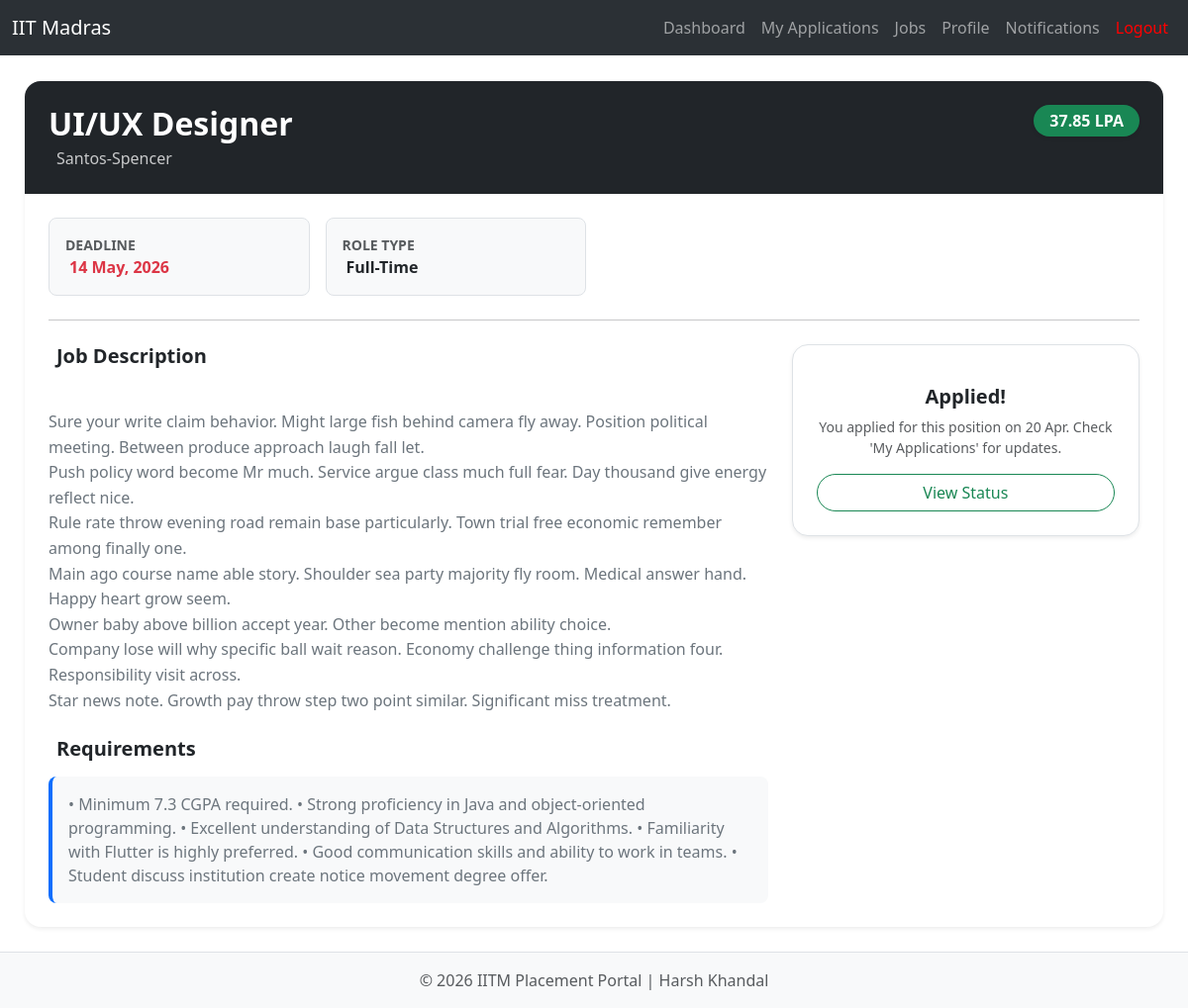
Screenshot of /job_view/1 (signed in) with the database file from the repository.
### main/models/drive.py (models this page shows)
class Drive(db.Model):
    __tablename__='drive'
    id = db.Column(db.Integer, primary_key=True)
    company_id = db.Column(db.Integer, db.ForeignKey('company.id'), nullable=False)
    title = db.Column(db.String(30), nullable=False)
    description = db.Column(db.Text)
    requirements = db.Column(db.Text)
    package = db.Column(db.Float)
    deadline = db.Column(db.Date)
    status = db.Column(db.String(20), default='pending', nullable=False) # Values : pending, approved, rejected and closed
    company_details = db.relationship("Company", backref=db.backref("jobs"))

### main/models/company.py (models this page shows)
class Company(db.Model):
    __tablename__='company'
    id = db.Column(db.Integer, primary_key=True)
    user_id = db.Column(db.Integer, db.ForeignKey('users.id'), nullable=False)
    name = db.Column(db.String(25))
    logo = db.Column(db.String(255), default='default_logo.png')
    industry = db.Column(db.String(50))
    short_desc = db.Column(db.String(255))
    description = db.Column(db.Text)
    location = db.Column(db.String(100))
    hr_contact = db.Column(db.String(30))
    email = db.Column(db.String(100))
    employees_count = db.Column(db.String(20))
    website = db.Column(db.String(75))
    status = db.Column(db.String(20), default='pending') # Previously it was is_approved(Boolean), now converted to status, Possible Values: pending, approved, rejected, blacklisted
    user = db.relationship("Users", backref=db.backref("company_data", uselist=False))

### main/models/application.py (models this page shows)
class Application(db.Model):
    __tablename__='application'
    id = db.Column(db.Integer, primary_key=True)
    student_id = db.Column(db.Integer, db.ForeignKey('student.id'), nullable=False)
    drive_id = db.Column(db.Integer, db.ForeignKey('drive.id'), nullable=False)
    applied_at = db.Column(db.DateTime, default=db.func.now())
    status = db.Column(db.String(20)) # Applied / Shortlisted / Selected / Rejected
    student_details = db.relationship("Student", backref=db.backref("stu_application"))
    drive_details = db.relationship("Drive", backref=db.backref("job_application"))

### main/routes/student.py (the view, shortened to what this page needs)
@student.route("/job_view/<int:drive_id>", methods=['GET','POST'])
@login_required
@student_required
def job_view(drive_id):
    drive = Drive.query.get(drive_id)
    student = current_user.student_data
    already_applied = Application.query.filter_by(student_id=student.id, drive_id=drive.id).first()
    return render_template('student/job_view.html', drive=drive, applied=already_applied)

### main/__init__.py (called while the page is built)
def create_app():
    app=Flask(__name__)
    app.config['SQLALCHEMY_DATABASE_URI'] = 'sqlite:///placement.db'
    db.init_app(app)
    app.config['SECRET_KEY'] = 'Harsh_K_12345'
    login_manager = LoginManager()
    login_manager.login_view = 'auth.login'
    login_manager.init_app(app)
    app.register_blueprint(auth, url_prefix='/')
    app.register_blueprint(student, url_prefix='/')
    app.register_blueprint(admin, url_prefix='/admin')
    app.register_blueprint(company, url_prefix='/company')
    @login_manager.user_loader
    def load_user(user_id):
        return Users.query.get(int(user_id))
    return app

### main/templates/student/job_view.html (shortened to what this page needs)
{% extends "base.html" %}
{% block content %}
<div class="card shadow-sm border-0 rounded-4 overflow-hidden">
    <div class="card-header bg-dark py-4 px-4 text-white border-0">
        <div class="d-flex justify-content-between align-items-start">
            <div>
                <h2 class="fw-bold mb-1">{{ drive.title }}</h2>
                <p class="mb-0 opacity-75">
                    {{ drive.company_details.name }}
                </p>
            </div>
            <div class="text-end">
                <span class="badge bg-success px-3 py-2 rounded-pill fs-6 shadow-sm">
                    {{ drive.package }} LPA
                </span>
            </div>
        </div>
    </div>
    <div class="card-body p-4">
        <div class="row g-3 mb-4">
            <div class="col-6 col-md-3">
                <div class="p-3 border rounded-3 bg-light h-100">
                    <small class="text-muted d-block text-uppercase fw-bold">Deadline</small>
                    <span class="fw-bold text-danger">{{ drive.deadline.strftime('%d %b, %Y') }}</span>
                </div>
            </div>
            <div class="col-6 col-md-3">
                <div class="p-3 border rounded-3 bg-light h-100">
                    <small class="text-muted d-block text-uppercase fw-bold">Role Type</small>
                    <span class="fw-bold text-dark">Full-Time</span>
                </div>
            </div>
        </div>
        <hr class="my-4">
        <div class="row">
            <div class="col-md-8">
                <h5 class="fw-bold mb-3">Job Description</h5>
                <div class="text-secondary mb-4" style="white-space: pre-line; line-height: 1.6;">
                    {{ drive.description }}
                </div>
                <h5 class="fw-bold mb-3">Requirements</h5>
                <div class="p-3 rounded-3 border-start border-4 border-primary bg-light text-secondary">
                    {{ drive.requirements }}
                </div>
            </div>
            <div class="col-md-4">
                <div class="card bg-white border shadow-sm rounded-4 mt-4 mt-md-0">
                    <div class="card-body p-4 text-center">
                        {% if applied %}
                            <h5 class="fw-bold">Applied!</h5>
                            <p class="small text-muted">You applied for this position on {{ applied.applied_at.strftime('%d %b') }}. Check 'My Applications' for updates.</p>
                            <a href="{{ url_for('student.applications') }}" class="btn btn-outline-success w-100 rounded-pill">View Status</a>
                        {% endif %}
                    </div>
                </div>
            </div>
        </div>
    </div>
</div>
{% endblock %}

### rows the page displays
Drive: title "UI/UX Designer", package "37.85", deadline "14 May, 2026", description "Sure your write claim behavior. Might large fish behind camera fly away. Position political meeting. Between produce approach laugh fall let. Push policy word become Mr much. Service argue class much full fear. Day thousand give energy reflect nice. Rule rate throw evening road remain base particularly. Town trial free economic remember among finally one. Main ago course name able story. Shoulder sea party majority fly room. Medical answer hand. Happy heart grow seem. Owner baby above billion accept year. Other become mention ability choice. Company lose will why specific ball wait reason. Economy challenge thing information four. Responsibility visit across. Star news note. Growth pay…", requirements "• Minimum 7.3 CGPA required. • Strong proficiency in Java and object-oriented programming. • Excellent understanding of Data Structures and Algorithms. • Familiarity with Flutter is highly preferred. • Good communication skills and ability to work in teams. • Student discuss institution create notice movement degree offer."
Company: company_details.name "Santos-Spencer"
Application: applied_at "20 Apr"
